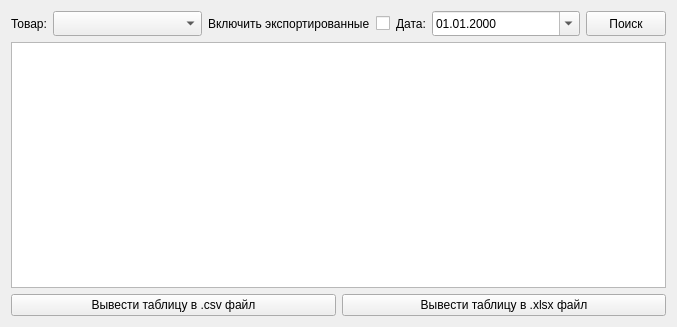
<?xml version="1.0" encoding="UTF-8"?>
<ui version="4.0">
 <class>DMExportForm</class>
 <widget class="QWidget" name="DMExportForm">
  <property name="geometry">
   <rect>
    <x>0</x>
    <y>0</y>
    <width>677</width>
    <height>327</height>
   </rect>
  </property>
  <property name="windowTitle">
   <string>Form</string>
  </property>
  <layout class="QVBoxLayout" name="verticalLayout">
   <item>
    <layout class="QHBoxLayout" name="horizontalLayout">
     <item>
      <widget class="QLabel" name="label">
       <property name="text">
        <string>Товар:</string>
       </property>
      </widget>
     </item>
     <item>
      <widget class="GtinNamesComboBox" name="cb_products">
       <property name="sizePolicy">
        <sizepolicy hsizetype="Expanding" vsizetype="Fixed">
         <horstretch>0</horstretch>
         <verstretch>0</verstretch>
        </sizepolicy>
       </property>
       <property name="minimumSize">
        <size>
         <width>0</width>
         <height>25</height>
        </size>
       </property>
       <property name="maximumSize">
        <size>
         <width>16777215</width>
         <height>16777215</height>
        </size>
       </property>
      </widget>
     </item>
     <item>
      <widget class="QLabel" name="label_3">
       <property name="text">
        <string>Включить экспортированные</string>
       </property>
      </widget>
     </item>
     <item>
      <widget class="QCheckBox" name="chb_exported">
       <property name="text">
        <string/>
       </property>
      </widget>
     </item>
     <item>
      <widget class="QLabel" name="label_2">
       <property name="text">
        <string>Дата:</string>
       </property>
      </widget>
     </item>
     <item>
      <widget class="ProductsDateTimeEdit" name="dte_date">
       <property name="sizePolicy">
        <sizepolicy hsizetype="Expanding" vsizetype="Fixed">
         <horstretch>0</horstretch>
         <verstretch>0</verstretch>
        </sizepolicy>
       </property>
       <property name="minimumSize">
        <size>
         <width>0</width>
         <height>25</height>
        </size>
       </property>
       <property name="maximumSize">
        <size>
         <width>16777215</width>
         <height>16777215</height>
        </size>
       </property>
       <property name="displayFormat">
        <string>dd.MM.yyyy</string>
       </property>
       <property name="calendarPopup">
        <bool>true</bool>
       </property>
      </widget>
     </item>
     <item>
      <widget class="QPushButton" name="pb_search">
       <property name="minimumSize">
        <size>
         <width>0</width>
         <height>25</height>
        </size>
       </property>
       <property name="styleSheet">
        <string notr="true">
QPushButton:hover {
    border: 1px solid #fb9f18; /* Границы появляются при наведении */
}
</string>
       </property>
       <property name="text">
        <string>Поиск</string>
       </property>
       <property name="icon">
        <iconset resource="../resources.qrc">
         <normaloff>:/images/img/search.png</normaloff>:/images/img/search.png</iconset>
       </property>
      </widget>
     </item>
    </layout>
   </item>
   <item>
    <widget class="QTableView" name="tv_products"/>
   </item>
   <item>
    <layout class="QHBoxLayout" name="horizontalLayout_2">
     <item>
      <widget class="QPushButton" name="pb_load_in_csv">
       <property name="text">
        <string>Вывести таблицу в .csv файл</string>
       </property>
      </widget>
     </item>
     <item>
      <widget class="QPushButton" name="pb_load_in_xlsx">
       <property name="text">
        <string>Вывести таблицу в .xlsx файл</string>
       </property>
      </widget>
     </item>
    </layout>
   </item>
  </layout>
 </widget>
 <customwidgets>
  <customwidget>
   <class>GtinNamesComboBox</class>
   <extends>QComboBox</extends>
   <header>ui_components/gtinnamescombobox.h</header>
  </customwidget>
  <customwidget>
   <class>ProductsDateTimeEdit</class>
   <extends>QDateTimeEdit</extends>
   <header>ui_components/productsdatetimeedit.h</header>
  </customwidget>
 </customwidgets>
 <resources>
  <include location="../resources.qrc"/>
 </resources>
 <connections/>
</ui>
